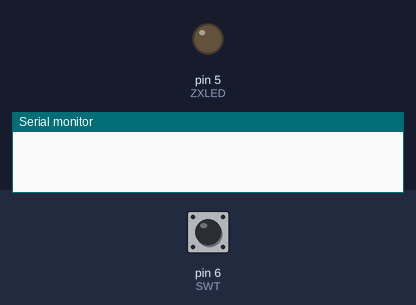
The sketch below on a simulated Arduino Uno, built with avr-gcc and run on an emulated ATmega328P. Parts: output pins drawn as LEDs (lit = HIGH), the last lines printed to the serial monitor. Inputs (shaded band) come from the test bench; at power-on: pin 6 (SWT) HIGH.

Above: at 1.4 s.
1.5 s: pin 6 (SWT) pulled LOW for 0.35 s
At 1.9 s:
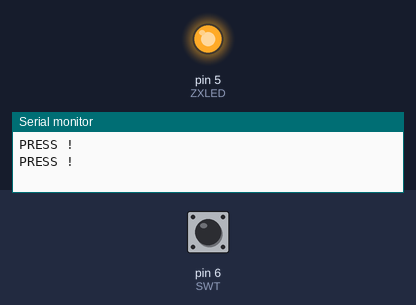
3.6 s: pin 6 (SWT) pulled LOW for 3.2 s
At 7.7 s:
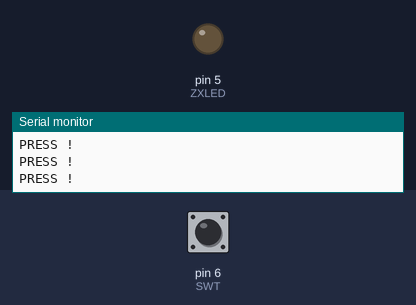
Timing chart, 0 to 9.2 s (numbered marks = the images above; inputs shaded):
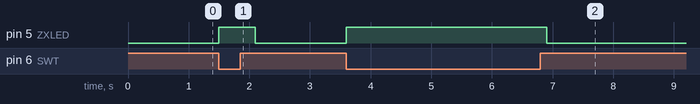

The sketch:

precamp.ino
```cpp
#define ZXLED 5
#define SWT 6
//int a;
int s;
void setup() {
  //a = 1;
  s = 1;
  pinMode(ZXLED, OUTPUT);
  pinMode(SWT, INPUT);
  Serial.begin(9600);
}


void loop() {
  s = digitalRead(SWT);
  if(s == 0)
  {
    digitalWrite(ZXLED, 1);
    Serial.println("PRESS !");
  }
  else
  {
    digitalWrite(ZXLED, 0);
  }
  delay(300);
  /*
  digitalWrite(ZXLED, HIGH);
  delay(3000);
  digitalWrite(ZXLED, LOW);
  delay(2000);*/

}
```

Measured:
- after the input at 1.5 s, pin 5 (ZXLED): LOW → HIGH at once, → LOW 0.60 s later
- after the input at 3.6 s, pin 5 (ZXLED): LOW → HIGH at once, → LOW 3.3 s later
